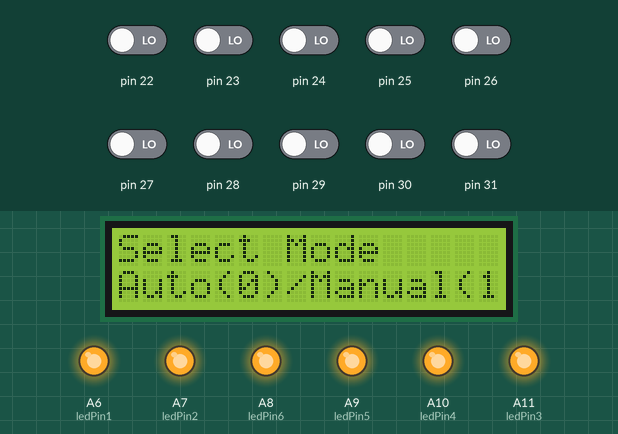
Simulated run of this sketch. Board: Arduino Mega 2560, built with avr-gcc and run on an emulated ATmega2560. On the bench: 16×2 character LCD, output pins drawn as LEDs (lit = HIGH). The inputs (shaded band) are chosen by the test bench; at power-on: pin 22–31 LOW.

Above: at 8.7 s.
8.8 s: pin 25 driven HIGH
At 12.1 s:
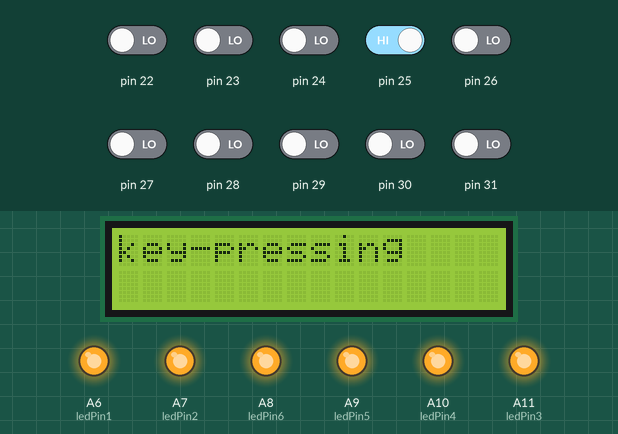
15.7 s: pin 25 driven LOW
At 18.5 s:
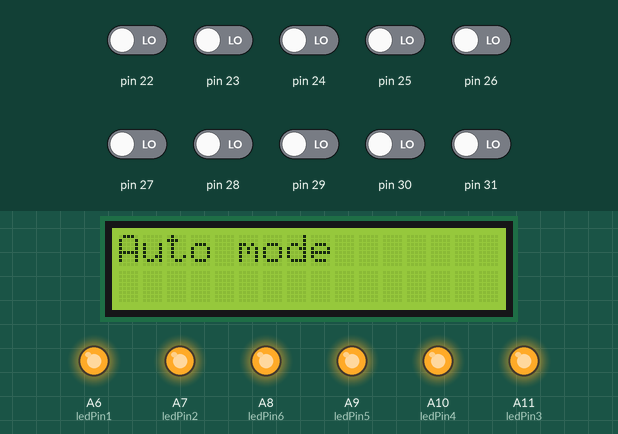
23.3 s: pin 22 driven HIGH
At 24.7 s:
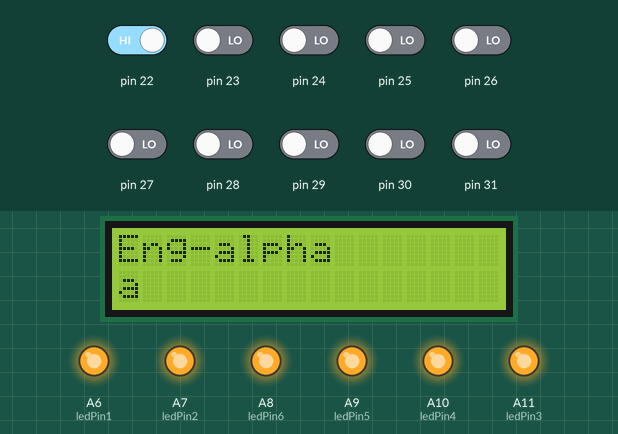
32.1 s: pin 23 driven HIGH
At 34.3 s:
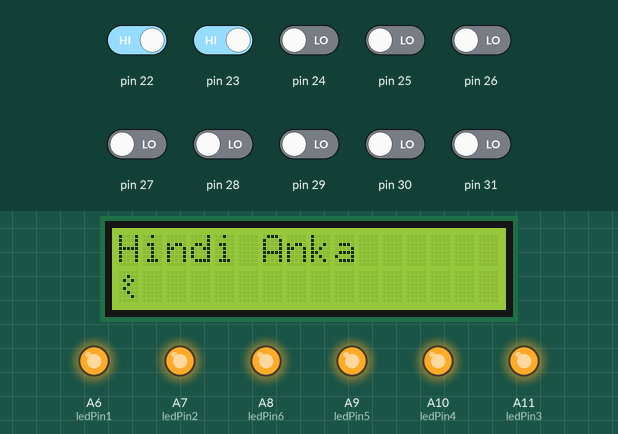
39.3 s: pin 22 driven LOW
At 47.9 s:
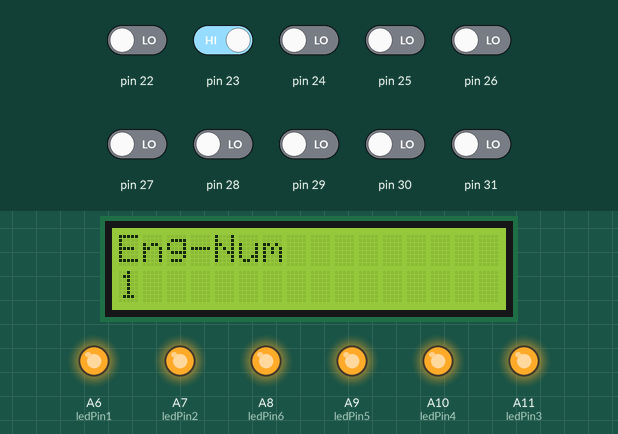
48.1 s: pin 25 driven HIGH
At 53.9 s:
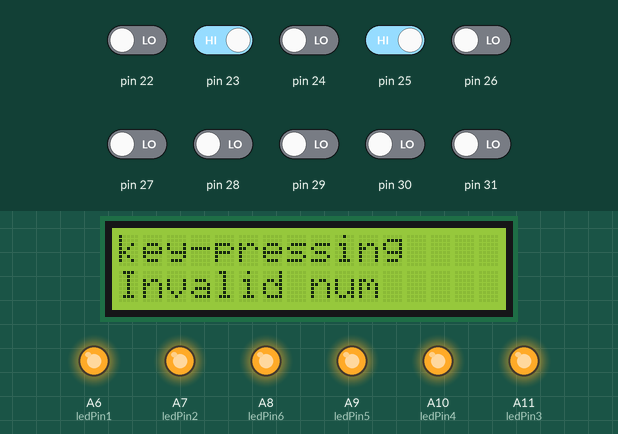
Timing chart, 0 to 55.4 s (numbered marks = the images above; inputs shaded):
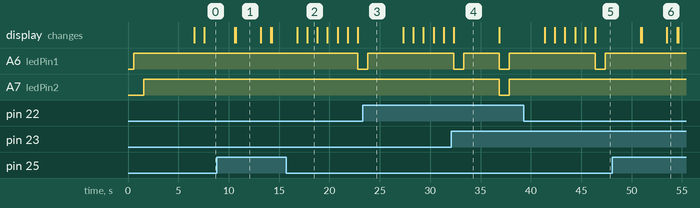

Measured:
- after the input at 8.8 s, A6 (ledPin1): stays HIGH (without the input it goes to LOW after 6.8 s); the display: first changes after 1.8 s (image 1 shows a later state)
- after the input at 15.7 s, A6 (ledPin1): HIGH → LOW after 7.1 s; the display: first differs from a run without the input after 2.1 s (image 2)
- after the input at 23.3 s, A6 (ledPin1): goes on until 23.8 s, then stays HIGH; A7 (ledPin2): stays HIGH (without the input it goes to LOW after 4.0 s); A10 (ledPin4): stays HIGH (without the input it goes to LOW after 8.5 s)
- after the input at 32.1 s, A7 (ledPin2): HIGH → LOW after 4.8 s, → HIGH 1.0 s later; A9 (ledPin5), A10 (ledPin4), A11 (ledPin3): stays HIGH (without the input it goes to LOW after 6.8 s); the display: changes after 0.25 s (image 4)
- after the input at 39.3 s, A9 (ledPin5): stays HIGH (without the input it goes to LOW after 6.6 s); A10 (ledPin4): stops changing and stays HIGH; the display: first changes after 2.1 s (image 5 shows a later state)
- after the input at 48.1 s, A6 (ledPin1): stops changing and stays HIGH; A7 (ledPin2): stays HIGH (without the input it goes to LOW after 2.8 s); A10 (ledPin4): stays HIGH (without the input it goes to LOW after 7.3 s); the display: first changes after 2.8 s (image 6 shows a later state)
- what the display in image 1 shows lasts 2.5 s, from 10.7 s to 13.2 s

The sketch:

Solonoid_single.ino
```cpp
// include the library code:
#include <LiquidCrystal.h>

// initialize the library with the numbers of the interface pins
LiquidCrystal lcd(6, 7, 5, 4, 3, 2);
int b1,b2,b3,b4,b5,b6,data=0;

//eng-char_num
const char charac[]={'a','b','c','d','e','f','g','h','i','j','k','l','m','n','o','p','q','r','s','t','u','v','w','x','y','z','1','2','3','4','5','6','7','8','9','0'};
//Eng_braile  + (number uses first 10 of this array)
const int charv[]={0b000001,0b000101,0b000011,0b001011,0b001001,0b000111,0b001111,0b001101,0b000110,0b001110,0b010001,0b010101,0b010011,0b011011,0b011001,0b010111,0b011111,0b011101,0b010110,0b011110,0b110001,0b110101,0b101110,0b110011,0b111011,0b111001};
//hindi_braille
const int charhv[]={0b000001,0b011010,0b000110,0b011000,0b110001,0b101101,0b001001,0b010010,0b011001,0b100110,0b101000,0b100000,
                    0b010001,0b100010,0b001111,0b100101,0b110010,0b000011,0b100001,0b001110,0b111000,0b001100,
                    0b111110,0b101110,0b100111,0b111111,0b111010,0b011110,0b101011,0b001011,0b110110,0b011011,
                    0b010111,0b011100,0b000101,0b001010,0b010011,0b111011,0b011101,0b010101,0b110101,0b101010,
                    0b100011,0b110111,0b010110,0b001101,0b011111,0b101001 };

const int charhv_double[]={0b001000,0b011101 };//DdHYA

static int mode_key=0;
static int lang_key=0;
static int alphanum_key=0;
static int delay_key=0;

const int ledPin1 =  A6;
const int ledPin2 =  A7;
const int ledPin3 =  A11;
const int ledPin4 =  A10;
const int ledPin5 =  A9;
const int ledPin6 =  A8;

//hindi_lcd_char(swarr + vyanjan)
byte c0[8]= {  0b00000,  0b11011,  0b00101,  0b00101,  0b11011,  0b00101,  0b00101,  0b11001};//aa
byte c1[8]= {  0b00000,  0b11111,  0b00100,  0b01000,  0b00110,  0b01010,  0b01100,  0b00010};//ee
byte c2[8]= {  0b00110,  0b11101,  0b00100,  0b01000,  0b00110,  0b01010,  0b01100,  0b00010};//ee`
byte c3[8]= {  0b00000,  0b11111,  0b11100,  0b00010,  0b11100,  0b00010,  0b11100,  0b00000};
byte c4[8]= {  0b00000,  0b11111,  0b11000,  0b00100,  0b11011,  0b00101,  0b11001,  0b00000};
byte c5[8]= {  0b00000,  0b11111,  0b10010,  0b10010,  0b01000,  0b00100,  0b00010,  0b00000};
byte c6[8]= {  0b01100,  0b00010,  0b11111,  0b10010,  0b10010,  0b01000,  0b00100,  0b00010};
byte c7[8]= {  0b00000,  0b11111,  0b00100,  0b01110,  0b10101,  0b01110,  0b00100,  0b00000};//ka
byte c8[8]= {  0b00000,  0b11111,  0b01001,  0b01011,  0b10101,  0b10011,  0b01101,  0b00000};
byte c9[8]= {  0b00000,  0b11111,  0b01001,  0b00101,  0b00101,  0b11101,  0b01001,  0b00000};
byte c10[8]={  0b00000,  0b11111,  0b01001,  0b10001,  0b01001,  0b10011,  0b01101,  0b00000};
byte c11[8]={  0b00000,  0b11111,  0b00100,  0b01001,  0b00110,  0b10010,  0b01100,  0b00000};
byte c12[8]={  0b00000,  0b11111,  0b00001,  0b11101,  0b01001,  0b00111,  0b00001,  0b00000};
byte c13[8]={  0b00000,  0b11111,  0b01001,  0b10011,  0b01001,  0b10011,  0b01101,  0b00000};
byte c14[8]={  0b00000,  0b11111,  0b00001,  0b10111,  0b10101,  0b01001,  0b00001,  0b00000};
byte c15[8]={  0b00000,  0b11111,  0b01001,  0b10001,  0b01011,  0b00101,  0b11001,  0b01000};
byte c16[8]={  0b00000,  0b11111,  0b00001,  0b01101,  0b00011,  0b01101,  0b00001,  0b00000};
byte c17[8]={  0b00000,  0b11111,  0b00010,  0b00110,  0b01000,  0b01000,  0b00110,  0b00000};
byte c18[8]={  0b00000,  0b11111,  0b00100,  0b01110,  0b10001,  0b10001,  0b01110,  0b00000};//tha
byte c19[8]={  0b00000,  0b11111,  0b00100,  0b01000,  0b00110,  0b10001,  0b01110,  0b00000};
byte c20[8]={  0b00000,  0b11111,  0b00100,  0b01000,  0b10010,  0b10101,  0b01110,  0b00000};
byte c21[8]={  0b00000,  0b11111,  0b10101,  0b10101,  0b10101,  0b10101,  0b01001,  0b00000};
byte c22[8]={  0b00000,  0b11111,  0b00001,  0b00111,  0b01001,  0b01001,  0b01001,  0b00000};
byte c23[8]={  0b00000,  0b11111,  0b01001,  0b10101,  0b01001,  0b10011,  0b01101,  0b00000};
byte c24[8]={  0b00000,  0b11111,  0b00010,  0b00110,  0b01000,  0b01010,  0b00110,  0b00001};
byte c25[8]={  0b00000,  0b01011,  0b10101,  0b01001,  0b10001,  0b10011,  0b01101,  0b00000};
byte c26[8]={  0b00000,  0b11111,  0b00001,  0b00001,  0b01111,  0b10101,  0b01001,  0b00000};
byte c27[8]={  0b00000,  0b11111,  0b01001,  0b01001,  0b00111,  0b00001,  0b00001,  0b00000};
byte c28[8]={  0b00000,  0b11111,  0b10100,  0b10100,  0b01111,  0b00101,  0b00101,  0b00000};
byte c29[8]={  0b00000,  0b11111,  0b00001,  0b00111,  0b01101,  0b01011,  0b00111,  0b00001};
byte c30[8]={  0b00000,  0b01011,  0b10101,  0b01101,  0b00101,  0b01111,  0b10101,  0b01001};
byte c31[8]={  0b00000,  0b11111,  0b00101,  0b00101,  0b01111,  0b10101,  0b01001,  0b00000};//maa
byte c32[8]={  0b00000,  0b11111,  0b11001,  0b01001,  0b10001,  0b10011,  0b01101,  0b00000};//yaa
byte c33[8]={  0b00000,  0b11111,  0b01100,  0b00010,  0b00100,  0b01000,  0b00100,  0b00010};
byte c34[8]={  0b00000,  0b11111,  0b00001,  0b01011,  0b10101,  0b10001,  0b01001,  0b00000};
byte c35[8]={  0b00000,  0b11111,  0b00001,  0b00111,  0b01001,  0b01001,  0b00111,  0b00001};
byte c36[8]={  0b00000,  0b11111,  0b00010,  0b11010,  0b10101,  0b10101,  0b01010,  0b00000};//mar-laa
byte c37[8]={  0b00000,  0b01011,  0b10101,  0b01101,  0b00101,  0b11101,  0b01001,  0b00100};
byte c38[8]={  0b00000,  0b11111,  0b01101,  0b01011,  0b00111,  0b00001,  0b00001,  0b00000};
byte c39[8]={  0b00000,  0b11111,  0b10001,  0b01001,  0b01001,  0b10111,  0b01001,  0b00101};
byte c40[8]={  0b00000,  0b11111,  0b00100,  0b01000,  0b01100,  0b10010,  0b10000,  0b01100};//haa
byte c41[8]={  0b00000,  0b01011,  0b10101,  0b01001,  0b10011,  0b10101,  0b01001,  0b00100};
byte c42[8]={  0b00000,  0b11111,  0b00001,  0b00111,  0b10101,  0b11001,  0b01001,  0b00000};//ghya
byte c43[8]={  0b00000,  0b11111,  0b00100,  0b10101,  0b01111,  0b10101,  0b00110,  0b00101};


//double cell swarrs
byte dcp0[8]={  0b00000,  0b00000,  0b01110,  0b00001,  0b01110,  0b00001,  0b01110,  0b00000};

byte dcp1[8]={  0b00000,  0b00000,  0b11111,  0b01010,  0b11010,  0b01010,  0b01010,  0b00000};//aaa
byte dcp2[8]={  0b00100,  0b00010,  0b11111,  0b01010,  0b11010,  0b01010,  0b01010,  0b00000};//000
byte dcp3[8]={  0b00101,  0b00010, 0b11111,  0b01010,  0b11010,  0b01010,  0b01010,  0b00000};//aooo
byte dcp4[8]={  0b10000,  0b00000,  0b11100,  0b01000,  0b11000,  0b01000,  0b01000,  0b00000};
byte dcp5[8]={  0b00000,  0b00000,  0b11100,  0b01010,  0b11000,  0b01010,  0b01000,  0b00000};


//digits
byte d0[8]{  0b00000,  0b00100,  0b01010,  0b01010,  0b01010,  0b01010,  0b00100,  0b00000};
byte d1[8]{  0b00000,  0b00100,  0b01010,  0b00100,  0b01000,  0b00100,  0b00010,  0b00000};
byte d2[8]{  0b00000,  0b01100,  0b00010,  0b00100,  0b01000,  0b00100,  0b00010,  0b00000};
byte d3[8]{  0b00000,  0b01100,  0b00010,  0b01100,  0b00010,  0b01010,  0b01100,  0b00100};
byte d4[8]{  0b00000,  0b10001,  0b10001,  0b01010,  0b00100,  0b01010,  0b00100,  0b00000};
byte d5[8]{  0b00000,  0b10000,  0b10010,  0b10011,  0b01110,  0b00010,  0b00010,  0b00000};
byte d6[8]{  0b00000,  0b00110,  0b01000,  0b00110,  0b01000,  0b01010,  0b00110,  0b00010};
byte d7[8]{  0b00000,  0b10000,  0b10000,  0b10010,  0b10101,  0b10011,  0b01110,  0b00000};
byte d8[8]{  0b00000,  0b00010,  0b00100,  0b01000,  0b10000,  0b10000,  0b01110,  0b00000};
byte d9[8]{  0b00000,  0b01000,  0b10100,  0b11000,  0b01000,  0b00100,  0b00010,  0b00100};

//blank cells
byte b01[8]
{   0b00000,0b00000,0b00000,0b00000,0b00000,0b00000,0b00000,0b00000};

byte *array[] = { c0,b01 ,c1, c2, c3, c4, c5, c6, b01,b01,b01,b01,
                  c7, c8, c9, c10,c11,c12,c13,c14,c15,c16,
                  c17,c18,c19,c20,c21,c22,c23,c24,c25,c26,
                  c27,c28,c29,c30,c31,c32,c33,c34,c35,c36,
                  c37,c38,c39,c40,c41,c42,c43   };

byte *array2[10]={ dcp0,dcp1,
                  dcp0,dcp2,
                  dcp0,dcp3,
                  dcp0,dcp4,
                  dcp0,dcp5};

byte *array3[10]={d1,d2,d3,d4,d5,d6,d7,d8,d9,d0};

void Check_Mode_status()
{
    if(digitalRead(25) ==1)
    {
        mode_key = 1;             //   manual
    }
    else
    {
        mode_key =0 ;               //  Auto
    }

}
void Check_Lang_status()
{
    if(digitalRead(22) ==1)
    {
        lang_key = 1;
    }
    else
    {
        lang_key =0 ;
    }

}
void Check_Alphanum_status()
{
    if(digitalRead(23) ==1)
    {
        alphanum_key = 1;
    }
    else
    {
        alphanum_key =0 ;
    }

}
void Check_Delay_status()
{
    if(digitalRead(24) ==1)
    {
        delay_key = 0;
    }
    else
    {
        delay_key =1;
    }

}

void Check_all_status()
{
    Check_Mode_status();       //for auto/manual
    Check_Lang_status();
    Check_Alphanum_status();
    Check_Delay_status() ;

}
///////////////////////////////  solonoid sense////////////////////////////////////
void Char_sol(const int charx) //all characters
{


    digitalWrite(ledPin1, !(charx&1));
    digitalWrite(ledPin4, !(charx&2));
    digitalWrite(ledPin2, !(charx&4));
    digitalWrite(ledPin5, !(charx&8));
    digitalWrite(ledPin3, !(charx&16));
    digitalWrite(ledPin6, !(charx&32));
    delay(1000);
    setDefualt();
    delay(500);

}
void hindi_sol(const int charhd)
{


    digitalWrite(ledPin1, !(charhd&1));
    digitalWrite(ledPin4, !(charhd&2));
    digitalWrite(ledPin2, !(charhd&4));
    digitalWrite(ledPin5, !(charhd&8));
    digitalWrite(ledPin3, !(charhd&16));
    digitalWrite(ledPin6, !(charhd&32));
    delay(1000);
    setDefualt();
    delay(500);

}
void  solonoidTest( )
{
   digitalWrite(ledPin1, 0);
 delay(500);
 digitalWrite(ledPin1, 1);
 delay(500);
  digitalWrite(ledPin2, 0);
 delay(500);
 digitalWrite(ledPin2, 1);
 delay(500);
 digitalWrite(ledPin3, 0);
 delay(500);
 digitalWrite(ledPin3, 1);
 delay(500);
 digitalWrite(ledPin4, 0);
 delay(500);
 digitalWrite(ledPin4, 1);
 delay(500);
 digitalWrite(ledPin5, 0);
 delay(500);
 digitalWrite(ledPin5, 1);
 delay(500);
 digitalWrite(ledPin6, 0);
 delay(500);
 digitalWrite(ledPin6, 1);
 delay(500);


 //setDefualt();
 delay(500);
}
void setDefualt()
{
  digitalWrite(ledPin1, 1);
  digitalWrite(ledPin2, 1);
  digitalWrite(ledPin3, 1);
  digitalWrite(ledPin4, 1);
  digitalWrite(ledPin5, 1);
  digitalWrite(ledPin6, 1);
   delay(2000);

}
///////////////////////////////////////////////////////////////////
void keypad_Sense()
{
  int exist=0;   // user entered data exist in our arrays
  lcd.clear();
  delay(100);
  lcd.print("key-pressing");
  lcd.setCursor(0,1);
  delay(500);

  //we have manual button enabled till here
    b1=digitalRead(27);
    b2=digitalRead(26);
    b3=digitalRead(29);
    b4=digitalRead(28);
    b5=digitalRead(31);
    b6=digitalRead(30);

    delay(1000);


    //cascade content it a particular value
    data=(b1)|(b2<<1)|(b3<<2)|(b4<<3)|(b5<<4)|(b6<<5);


    //till here we have the data what user want ?
    delay(1000);

    //check the language of the input
        if(lang_key==0 )    //english
        {
           if(alphanum_key==0)
           {
            // ckeck firsthand whether we have data of it or not
            //time for display it
            for(int x=0;x<26;x++)
            {
                // here the binary-format changes implicity to int and then
                //comapre to data
                if (charv[x]==data)
                {
                    //success finding character
                    exist =1 ;   //yes we have the character

                    lcd.print(charac[x]);

                }
                //not found at this index .... go for next index
            }
            //not found at--- all   ..  i.e exist 0(no)
            if(exist==0)
            {

                lcd.print("Invalid Char");
            }
            if(exist==1)
            {

                //set back to default for next char detection....
                exist=0;
            }

          }
          if(alphanum_key==1)
          {

            for(int x=0;x<10;x++)
            {
                // here the binary-format changes implicity to int and then
                //comapre to data
                if (charv[x]==data)
                {
                    //success finding character
                    exist =1 ;   //yes we have the character

                    lcd.print(charac[x+26]);

                }
                //not found at this index .... go for next index
            }
            //not found at--- all   ..  i.e exist 0(no)
            if(exist==0)
            {

                lcd.print("Invalid num");
            }
            if(exist==1)
            {

                //set back to default for next char detection....
                exist=0;
            }
          }
        }
        else if(lang_key==1)   //hindi
        {
          if(alphanum_key==0)
           {
            // ckeck firsthand whether we have data of it or not
            //time for display it
            for(int x=0;x<49;x++)
            {
                // here the binary-format changes implicity to int and then
                //comapre to data
                if (charhv[x]==data)
                {
                    //success finding character
                    exist =1 ;   //yes we have the character

                    Hindi_lcd_print(x);
                }
                //not found at this index .... go for next index
            }
            //not found at--- all   ..  i.e exist 0(no)
            if(exist==0)
            {

                lcd.print("Aanuchit Akshar");
            }
            if(exist==1)
            {
                //set back to default for next char detection....
                exist=0;
            }
           }
           else
           {
            for(int x=0;x<10;x++)
            {
                // here the binary-format changes implicity to int and then
                //comapre to data
                if (charv[x]==data)
                {
                    //success finding character
                    exist =1 ;   //yes we have the character
                    lcd.createChar(1,array3[x]);
                    lcd.setCursor(0,1);
                      lcd.write(1);
                      delay(1000);
                      lcd.clear();


                }
                //not found at this index .... go for next index
            }
            //not found at--- all   ..  i.e exist 0(no)
            if(exist==0)
            {

                lcd.print("Invalid num");
            }
            if(exist==1)
            {

                //set back to default for next char detection....
                exist=0;
            }

           }
        }

}
void Hindi_lcd_print(int row)
{

    if(row==1)
    {
        int db=0;
        lcd.createChar(1,array2[db]);
        lcd.createChar(2,array2[db+1]);
        lcd.setCursor(0,1);
        lcd.write(1);
        lcd.write(2);

        delay(1000);
    }
    else if(row==8)
    {
        int db=0;
        lcd.createChar(1,array2[db+2]);
        lcd.createChar(2,array2[db+3]);
        lcd.setCursor(0,1);
        lcd.write(1);
        lcd.write(2);
        delay(1000);
    }
    else if(row==9)
    {
        int db=0;
        lcd.createChar(1,array2[db+4]);
        lcd.createChar(2,array2[db+5]);
        lcd.setCursor(0,1);
        lcd.write(1);
        lcd.write(2);
        delay(1000);
    }
     else if(row==10)
    {
        int db=0;
        lcd.createChar(1,array2[db+6]);
        lcd.createChar(2,array2[db+7]);
        lcd.setCursor(0,1);
        lcd.write(1);
        lcd.write(2);
        delay(1000);
    } else if(row==11)
    {
        int db=0;
        lcd.createChar(1,array2[db+8]);
        lcd.createChar(2,array2[db+9]);
        lcd.setCursor(0,1);
        lcd.write(1);
        lcd.write(2);
        delay(1000);
    }

    else{
        lcd.createChar(1,array[row]);
        lcd.setCursor(0,1);
        lcd.write(1);

    }

    delay(500);

}
void Eng_Alpha_num()
{
  //we get english character
  //chioice may be alpha or number
  if(alphanum_key==0)
  {


    for(int x=0;x<26;x++)
    {
        lcd.clear();
        lcd.print("Eng-alpha");
        lcd.setCursor(0,1);
        lcd.print(charac[x]);
        Char_sol(charv[x]);
        delay(1000);
        lcd.clear();
        //put breaker function
        Check_all_status();
        if (mode_key == 1) break;
        if(lang_key==1)break;
        if(alphanum_key==1) break;
    }
  }
  if(alphanum_key==1)
  {

    for(int x=26;x<36;x++)
    {
        lcd.clear();
        lcd.print("Eng-Num");
        lcd.setCursor(0,1);
        lcd.print(charac[x]);
        Char_sol(charv[x-26]);
        delay(1000);
         lcd.clear();
        Check_all_status();
        if (mode_key == 1) break;
        if(lang_key==1)break;
        if(alphanum_key==0) break;

    }
  }
}
void Hindi_Alpha_num()
{
  //we get hindi character
  //chioice may be alpha or number
  if(alphanum_key==0)
  {

    lcd.print("Hindi ");
    lcd.setCursor(0,1);
    lcd.print("Varna ..");
    for(int x=0;x<49;x++)
    {
        lcd.clear();
        lcd.print("Hindi-Varna");
        Hindi_lcd_print(x);
        Char_sol(charhv[x]);                     //hindisol not used
        delay(1000);
        lcd.clear();
        //put breaker function
        Check_all_status();
        if (mode_key == 1) break;
        if(lang_key==0)break;
        if(alphanum_key==1) break;
    }
  }
  if(alphanum_key==1)
  {

    for(int x=0;x<10;x++)
    {
        lcd.clear();
        lcd.createChar(1,array3[x]);
        lcd.setCursor(0,0);

        lcd.print("Hindi Anka");
        lcd.setCursor(0,1);
        lcd.write(1);
        Char_sol(charv[x]);                      //juggad hai
        delay(1000);
        lcd.clear();
        Check_all_status();
        if (mode_key == 1) break;
        if(lang_key==0)break;
        if(alphanum_key==0) break;

    }
  }
}
void setup() {
  pinMode(ledPin1, OUTPUT);
  pinMode(ledPin2, OUTPUT);
  pinMode(ledPin3, OUTPUT);
  pinMode(ledPin4, OUTPUT);
  pinMode(ledPin5, OUTPUT);
  pinMode(ledPin6, OUTPUT);

  pinMode(22,INPUT);
  pinMode(23,INPUT);
  pinMode(24,INPUT);
  pinMode(25,INPUT);

  pinMode(26,INPUT);
  pinMode(27,INPUT);
  pinMode(28,INPUT);
  pinMode(29,INPUT);
  pinMode(30,INPUT);
  pinMode(31,INPUT);

  // set up the LCD's number of columns and rows:
  lcd.begin(16, 2);
  // Print a message to the LCD.
  lcd.print("Testing Started");
  solonoidTest();
  lcd.setCursor(0,1);
  lcd.print("Select Mode");
  delay(1000);
}

void loop() {
    lcd.clear();
    lcd.print("Select Mode");
    lcd.setCursor(0,1);
    lcd.print("Auto(0)/Manual(1)");
    delay(1000);
    setDefualt();

    do
    {
      Check_all_status();
      if(mode_key==0)
      {
        lcd.clear();
        lcd.print("Auto mode");
        delay(1000);
        //lcd.print("");
        lcd.clear();
        lcd.print("Select Language");
        delay(1000);
        lcd.clear();
        lcd.print("0 => English");
        lcd.setCursor(0,1);
        lcd.print("1 => Hindi");
        delay(1000);
        Check_all_status();
        if(lang_key==0)
        {
          lcd.clear();
          lcd.print("ENGLISH ");
          lcd.setCursor(0,1);
          lcd.print("Alpha/Num");
          delay(1000);
          lcd.clear();
          lcd.print("0 => Alphabets");
          lcd.setCursor(0,1);
          lcd.print("1 => Numbers");
          delay(1000);
          lcd.clear();
          Check_all_status();
          Eng_Alpha_num();
        }
        else if(lang_key==1)
        {
            lcd.clear();
            lcd.print("HINDI ");
            lcd.setCursor(0,1);
            lcd.print("Alpha/Num");
            delay(1000);
            lcd.clear();
            lcd.print("0 => Alphabets");
            lcd.setCursor(0,1);
            lcd.print("1 => Numbers");
            delay(1000);
            lcd.clear();
            Check_all_status();
            Hindi_Alpha_num();
        }

        Check_all_status();
      }
      if(mode_key==1){
            lcd.clear();
            lcd.print("key-pressing");
            lcd.setCursor(0,1);
            keypad_Sense();
            delay(1000);
            Check_all_status();

      }
     }while(1);
}
```
